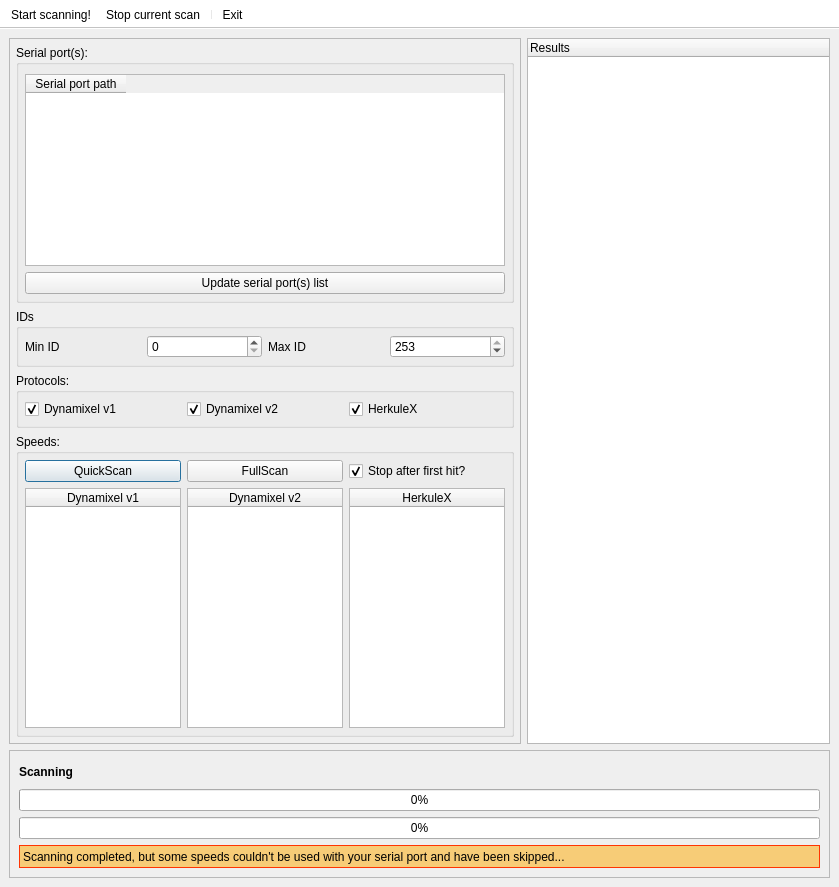
<?xml version="1.0" encoding="UTF-8"?>
<ui version="4.0">
 <class>AdvanceScanner</class>
 <widget class="QMainWindow" name="AdvanceScanner">
  <property name="geometry">
   <rect>
    <x>0</x>
    <y>0</y>
    <width>839</width>
    <height>887</height>
   </rect>
  </property>
  <property name="windowTitle">
   <string>Advance Scanner</string>
  </property>
  <property name="windowIcon">
   <iconset resource="../resources/resources.qrc">
    <normaloff>:/icons/icons/scanner.svg</normaloff>:/icons/icons/scanner.svg</iconset>
  </property>
  <property name="locale">
   <locale language="English" country="UnitedStates"/>
  </property>
  <widget class="QWidget" name="centralwidget">
   <layout class="QGridLayout" name="gridLayout_4">
    <item row="1" column="0">
     <widget class="QFrame" name="frame">
      <property name="maximumSize">
       <size>
        <width>512</width>
        <height>16777215</height>
       </size>
      </property>
      <property name="frameShape">
       <enum>QFrame::StyledPanel</enum>
      </property>
      <property name="frameShadow">
       <enum>QFrame::Raised</enum>
      </property>
      <layout class="QVBoxLayout" name="verticalLayout_2">
       <property name="leftMargin">
        <number>6</number>
       </property>
       <property name="topMargin">
        <number>6</number>
       </property>
       <property name="rightMargin">
        <number>6</number>
       </property>
       <property name="bottomMargin">
        <number>6</number>
       </property>
       <item>
        <widget class="QGroupBox" name="groupBox_serialports">
         <property name="sizePolicy">
          <sizepolicy hsizetype="Preferred" vsizetype="Fixed">
           <horstretch>0</horstretch>
           <verstretch>0</verstretch>
          </sizepolicy>
         </property>
         <property name="title">
          <string>Serial port(s):</string>
         </property>
         <layout class="QGridLayout" name="gridLayout">
          <property name="leftMargin">
           <number>6</number>
          </property>
          <property name="topMargin">
           <number>9</number>
          </property>
          <property name="rightMargin">
           <number>6</number>
          </property>
          <property name="bottomMargin">
           <number>6</number>
          </property>
          <item row="1" column="0">
           <widget class="QTableWidget" name="tableWidget_ports">
            <property name="sizePolicy">
             <sizepolicy hsizetype="MinimumExpanding" vsizetype="MinimumExpanding">
              <horstretch>0</horstretch>
              <verstretch>0</verstretch>
             </sizepolicy>
            </property>
            <property name="alternatingRowColors">
             <bool>true</bool>
            </property>
            <property name="gridStyle">
             <enum>Qt::DashLine</enum>
            </property>
            <attribute name="verticalHeaderVisible">
             <bool>false</bool>
            </attribute>
            <column>
             <property name="text">
              <string>Serial port path</string>
             </property>
            </column>
           </widget>
          </item>
          <item row="2" column="0">
           <widget class="QPushButton" name="pushButton_ports">
            <property name="text">
             <string>Update serial port(s) list</string>
            </property>
            <property name="icon">
             <iconset resource="../resources/resources.qrc">
              <normaloff>:/icons/icons/emblem-ubuntuone-updating.svg</normaloff>:/icons/icons/emblem-ubuntuone-updating.svg</iconset>
            </property>
           </widget>
          </item>
         </layout>
        </widget>
       </item>
       <item>
        <widget class="QGroupBox" name="groupBox_IDs">
         <property name="sizePolicy">
          <sizepolicy hsizetype="Preferred" vsizetype="Fixed">
           <horstretch>0</horstretch>
           <verstretch>0</verstretch>
          </sizepolicy>
         </property>
         <property name="title">
          <string>IDs</string>
         </property>
         <layout class="QHBoxLayout" name="horizontalLayout">
          <property name="leftMargin">
           <number>6</number>
          </property>
          <property name="topMargin">
           <number>6</number>
          </property>
          <property name="rightMargin">
           <number>6</number>
          </property>
          <property name="bottomMargin">
           <number>6</number>
          </property>
          <item>
           <widget class="QLabel" name="label_3">
            <property name="text">
             <string>Min ID</string>
            </property>
           </widget>
          </item>
          <item>
           <widget class="QSpinBox" name="spinBox_minid">
            <property name="toolTip">
             <string notr="true"/>
            </property>
            <property name="maximum">
             <number>252</number>
            </property>
           </widget>
          </item>
          <item>
           <widget class="QLabel" name="label_4">
            <property name="text">
             <string>Max ID</string>
            </property>
           </widget>
          </item>
          <item>
           <widget class="QSpinBox" name="spinBox_maxid">
            <property name="toolTip">
             <string notr="true"/>
            </property>
            <property name="minimum">
             <number>1</number>
            </property>
            <property name="maximum">
             <number>253</number>
            </property>
            <property name="value">
             <number>253</number>
            </property>
           </widget>
          </item>
         </layout>
        </widget>
       </item>
       <item>
        <widget class="QGroupBox" name="groupBox_protocols">
         <property name="sizePolicy">
          <sizepolicy hsizetype="Preferred" vsizetype="Fixed">
           <horstretch>0</horstretch>
           <verstretch>0</verstretch>
          </sizepolicy>
         </property>
         <property name="title">
          <string>Protocols:</string>
         </property>
         <layout class="QGridLayout" name="gridLayout_2">
          <property name="leftMargin">
           <number>6</number>
          </property>
          <property name="topMargin">
           <number>6</number>
          </property>
          <property name="rightMargin">
           <number>6</number>
          </property>
          <property name="bottomMargin">
           <number>6</number>
          </property>
          <item row="0" column="0">
           <widget class="QCheckBox" name="checkBox_proto_dxl_v1">
            <property name="text">
             <string>Dynamixel v1</string>
            </property>
            <property name="checked">
             <bool>true</bool>
            </property>
           </widget>
          </item>
          <item row="0" column="2">
           <widget class="QCheckBox" name="checkBox_proto_hkx">
            <property name="text">
             <string>HerkuleX</string>
            </property>
            <property name="checked">
             <bool>true</bool>
            </property>
           </widget>
          </item>
          <item row="0" column="1">
           <widget class="QCheckBox" name="checkBox_proto_dxl_v2">
            <property name="text">
             <string>Dynamixel v2</string>
            </property>
            <property name="checked">
             <bool>true</bool>
            </property>
           </widget>
          </item>
         </layout>
        </widget>
       </item>
       <item>
        <widget class="QGroupBox" name="groupBox_speeds">
         <property name="sizePolicy">
          <sizepolicy hsizetype="Preferred" vsizetype="Expanding">
           <horstretch>0</horstretch>
           <verstretch>0</verstretch>
          </sizepolicy>
         </property>
         <property name="title">
          <string>Speeds:</string>
         </property>
         <layout class="QGridLayout" name="gridLayout_5">
          <property name="leftMargin">
           <number>6</number>
          </property>
          <property name="topMargin">
           <number>6</number>
          </property>
          <property name="rightMargin">
           <number>6</number>
          </property>
          <property name="bottomMargin">
           <number>6</number>
          </property>
          <item row="1" column="1">
           <widget class="QTableWidget" name="tableWidget_speed_dxl_v1">
            <property name="alternatingRowColors">
             <bool>true</bool>
            </property>
            <attribute name="horizontalHeaderStretchLastSection">
             <bool>true</bool>
            </attribute>
            <attribute name="verticalHeaderVisible">
             <bool>false</bool>
            </attribute>
            <column>
             <property name="text">
              <string>Dynamixel v1</string>
             </property>
            </column>
           </widget>
          </item>
          <item row="1" column="3">
           <widget class="QTableWidget" name="tableWidget_speed_hkx">
            <property name="alternatingRowColors">
             <bool>true</bool>
            </property>
            <attribute name="horizontalHeaderStretchLastSection">
             <bool>true</bool>
            </attribute>
            <attribute name="verticalHeaderVisible">
             <bool>false</bool>
            </attribute>
            <column>
             <property name="text">
              <string>HerkuleX</string>
             </property>
            </column>
           </widget>
          </item>
          <item row="1" column="2">
           <widget class="QTableWidget" name="tableWidget_speed_dxl_v2">
            <property name="alternatingRowColors">
             <bool>true</bool>
            </property>
            <attribute name="horizontalHeaderStretchLastSection">
             <bool>true</bool>
            </attribute>
            <attribute name="verticalHeaderVisible">
             <bool>false</bool>
            </attribute>
            <column>
             <property name="text">
              <string>Dynamixel v2</string>
             </property>
            </column>
           </widget>
          </item>
          <item row="0" column="3">
           <widget class="QCheckBox" name="checkBox_speed_quickstop">
            <property name="text">
             <string>Stop after first hit?</string>
            </property>
            <property name="checked">
             <bool>true</bool>
            </property>
           </widget>
          </item>
          <item row="0" column="2">
           <widget class="QPushButton" name="pushButton_fullscan">
            <property name="text">
             <string>FullScan</string>
            </property>
           </widget>
          </item>
          <item row="0" column="1">
           <widget class="QPushButton" name="pushButton_quickscan">
            <property name="text">
             <string>QuickScan</string>
            </property>
            <property name="default">
             <bool>true</bool>
            </property>
           </widget>
          </item>
         </layout>
        </widget>
       </item>
      </layout>
     </widget>
    </item>
    <item row="1" column="1">
     <widget class="QTreeWidget" name="treeWidget_results">
      <property name="minimumSize">
       <size>
        <width>256</width>
        <height>0</height>
       </size>
      </property>
      <column>
       <property name="text">
        <string>Results</string>
       </property>
      </column>
     </widget>
    </item>
    <item row="2" column="0" colspan="2">
     <widget class="QFrame" name="frame_scan">
      <property name="minimumSize">
       <size>
        <width>0</width>
        <height>128</height>
       </size>
      </property>
      <property name="frameShape">
       <enum>QFrame::StyledPanel</enum>
      </property>
      <property name="frameShadow">
       <enum>QFrame::Raised</enum>
      </property>
      <layout class="QGridLayout" name="gridLayout_3">
       <item row="0" column="0">
        <widget class="QLabel" name="label_scanning">
         <property name="font">
          <font>
           <weight>75</weight>
           <bold>true</bold>
          </font>
         </property>
         <property name="text">
          <string>Scanning</string>
         </property>
        </widget>
       </item>
       <item row="0" column="1">
        <widget class="QLabel" name="label_progress">
         <property name="text">
          <string/>
         </property>
         <property name="alignment">
          <set>Qt::AlignRight|Qt::AlignTrailing|Qt::AlignVCenter</set>
         </property>
        </widget>
       </item>
       <item row="1" column="0" colspan="2">
        <widget class="QProgressBar" name="progressBar_current">
         <property name="value">
          <number>0</number>
         </property>
        </widget>
       </item>
       <item row="2" column="0" colspan="2">
        <widget class="QProgressBar" name="progressBar_global">
         <property name="value">
          <number>0</number>
         </property>
        </widget>
       </item>
       <item row="3" column="0" colspan="2">
        <widget class="QLabel" name="label_scan_errors">
         <property name="styleSheet">
          <string notr="true">border: 1px solid rgb(255, 53, 3);
background: rgba(255, 170, 0, 128);</string>
         </property>
         <property name="text">
          <string>Scanning completed, but some speeds couldn't be used with your serial port and have been skipped...</string>
         </property>
        </widget>
       </item>
      </layout>
     </widget>
    </item>
   </layout>
  </widget>
  <widget class="QToolBar" name="toolBar">
   <property name="windowTitle">
    <string>toolBar</string>
   </property>
   <property name="styleSheet">
    <string notr="true">background-color: rgb(255, 255, 255);</string>
   </property>
   <property name="movable">
    <bool>false</bool>
   </property>
   <property name="iconSize">
    <size>
     <width>32</width>
     <height>32</height>
    </size>
   </property>
   <property name="toolButtonStyle">
    <enum>Qt::ToolButtonTextBesideIcon</enum>
   </property>
   <attribute name="toolBarArea">
    <enum>TopToolBarArea</enum>
   </attribute>
   <attribute name="toolBarBreak">
    <bool>false</bool>
   </attribute>
   <addaction name="actionStartScan"/>
   <addaction name="actionStopScan"/>
   <addaction name="separator"/>
   <addaction name="actionExit"/>
  </widget>
  <action name="actionStartScan">
   <property name="icon">
    <iconset resource="../resources/resources.qrc">
     <normaloff>:/icons/icons/package-install.svg</normaloff>:/icons/icons/package-install.svg</iconset>
   </property>
   <property name="text">
    <string>Start scanning!</string>
   </property>
   <property name="toolTip">
    <string>Start advance scanning</string>
   </property>
  </action>
  <action name="actionExit">
   <property name="icon">
    <iconset resource="../resources/resources.qrc">
     <normaloff>:/icons/icons/package-remove.svg</normaloff>:/icons/icons/package-remove.svg</iconset>
   </property>
   <property name="text">
    <string>Exit</string>
   </property>
   <property name="toolTip">
    <string>Exit the advance scanner</string>
   </property>
  </action>
  <action name="actionStopScan">
   <property name="icon">
    <iconset resource="../resources/resources.qrc">
     <normaloff>:/icons/icons/emblem-unreadable.svg</normaloff>:/icons/icons/emblem-unreadable.svg</iconset>
   </property>
   <property name="text">
    <string>Stop current scan</string>
   </property>
  </action>
 </widget>
 <resources>
  <include location="../resources/resources.qrc"/>
 </resources>
 <connections/>
</ui>
